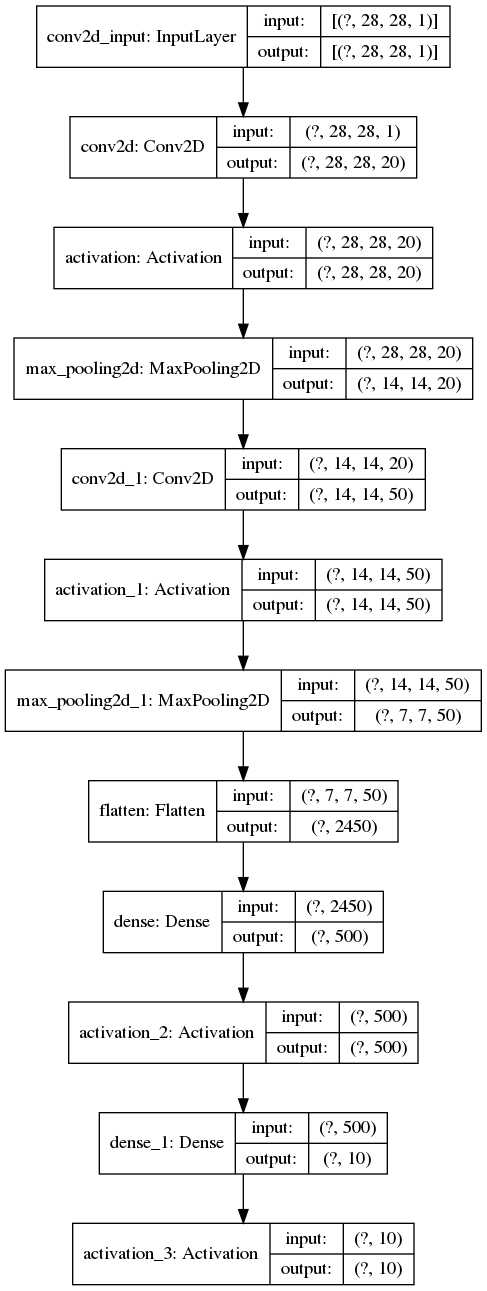
#> input picture conv/lenet.png, 487 x 1291 px
$ python cropping.py --image ../conv/lenet.png
#> lines starting #> are read from the running program, lines starting #| are printed output that depends on the picture
import numpy as np
import argparse
import cv2

ap=argparse.ArgumentParser()
ap.add_argument("-i","--image",required=True,help="Path to image")
args=vars(ap.parse_args())

image=cv2.imread(args["image"])
#> image is the input picture: shape (1291, 487, 3); min 0, max 255, mean 240.6
cv2.imshow("Original",image)
print("Shape is:",image.shape)
#| Shape is: (1291, 487, 3)
cropped=image[30:120,240:335]
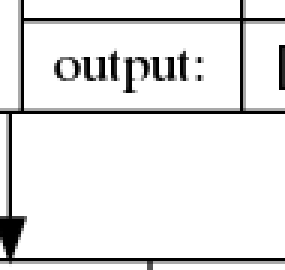
#> cropped: shape (90, 95, 3) (shown 3 times larger); min 0, max 255, mean 231.1
cv2.imshow("Cropped",cropped)
cv2.waitKey()
